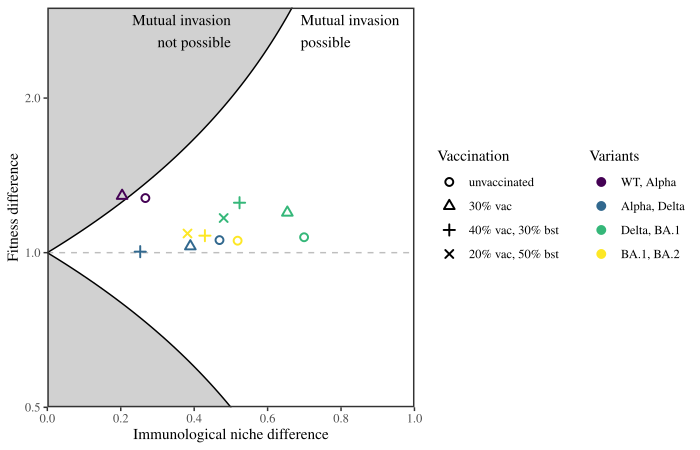

Generate this figure with R:
library(tidyr)
library(dplyr)
library(ggrepel)
library(ggplot2); theme_set(theme_bw(base_family="Times"))
library(egg)
load("../simulate_covid/simulate_niche_covid.rda")
load("../simulate_covid/simulate_niche_covid_vacc.rda")

data_meijiers_baseline <- bind_rows(
	data_meijers_niche1,
	data_meijers_niche2,
	data_meijers_niche3,
	data_meijers_niche4
) %>%
	mutate(
		type="naive"
	)

data_meijiers_vacc <- bind_rows(
	data_meijers_vacc_niche1,
	data_meijers_vacc_niche2,
	data_meijers_vacc_niche3,
	data_meijers_vacc_niche4,
	data_meijers_vacc_niche5,
	data_meijers_vacc_niche6,
	data_meijers_vacc_niche7,
	data_meijers_vacc_niche8
)

data_meijiers_comb <-
	bind_rows(
		data_meijiers_baseline, 
		data_meijiers_vacc
	) %>%
	mutate(
		fitnessdiff=pmax(fitnessdiff, 1/fitnessdiff),
		type=factor(type,
								levels=c("naive", "30% vac", "40% vac, 30% bst", "20% vac, 50% bst"),
								labels=c("unvaccinated", "30% vac", "40% vac, 30% bst", "20% vac, 50% bst")),
		system=gsub("SARS-CoV-2 ", "", system),
		system=factor(system,
									levels=c("WT, Alpha",
													 "Alpha, Delta",
													 "Delta, BA.1",
													 "BA.1, BA.2"))
	)

xmin <- 0
xend <- 1
xlength <- 21

data_below <- data.frame(
	x=seq(xmin, xend, length.out=xlength),
	y=1-seq(xmin, xend, length.out=xlength)
)

data_above <- data.frame(
	x=seq(xmin, xend, length.out=xlength),
	y=1/(1-seq(xmin, xend, length.out=xlength))
)

g1 <- ggplot(data_meijiers_comb) +
	geom_hline(yintercept=1, lty=2, col="gray") +
	geom_ribbon(data=data_below, ymin=-Inf,  aes(x=x,ymax=y), fill="gray40", alpha=0.3) +
	geom_ribbon( data=data_above, ymax=Inf,  aes(x=x,ymin=y), fill="gray40", alpha=0.3) +
	geom_function(fun=function(x) 1-x) +
	geom_function(fun=function(x) 1/(1-x)) +
	geom_point(aes(1-1/nichediff, pmax(fitnessdiff, fitnessdiff), col=system, shape=type), size=2, stroke=1) +
	annotate("text", x=0.69, y=2.7, label="Mutual invasion\npossible", family='Times', hjust=0) +
	annotate("text", x=1-0.5, y=2.7, label="Mutual invasion\nnot possible", family='Times', hjust=1) +
	# annotate("segment", x=0.31, y=1.12, xend=0.325, yend=1.17, arrow=arrow(length=unit(0.04, "inches")), col="#35B779FF", alpha=0.8) +
	# annotate("segment", x=0.36, y=1.21, xend=0.45, yend=1.24, arrow=arrow(length=unit(0.04, "inches")), col="#35B779FF", alpha=0.8) +
	# annotate("segment", x=0.485, y=1.23, xend=0.505, yend=1.18, arrow=arrow(length=unit(0.04, "inches")), col="#35B779FF", alpha=0.8) +
	# geom_label_repel(data=data_meijiers_baseline, aes(nichediff, fitnessdiff, label=system), family="Times", size=3, box.padding = 1,
	# 								 max.overlaps = 20,
	# 								 fill="white") +
	scale_x_continuous("Immunological niche difference", limits=c(0, 1), expand=c(0, 0),
										 breaks=0:5*0.2) +
	scale_y_log10("Fitness difference", expand=c(0, 0), 
								breaks=c(0.5, 1, 2)) +
	scale_shape_manual("Vaccination", values=1:4) +
	scale_color_viridis_d("Variants") +
	coord_cartesian(xlim=c(0, 1), ylim=c(0.5, 3)) +
	guides(color=guide_legend(ncol=1, title.position = "top"), shape=guide_legend(ncol=1, title.position = "top")) +
	theme(
		panel.grid = element_blank(),
		panel.border = element_rect(size=1),
		legend.position = "right",
		legend.box="horizontal"
	)

ggsave("figure_covid_vacc.pdf", g1, width=7, height=4.5)
